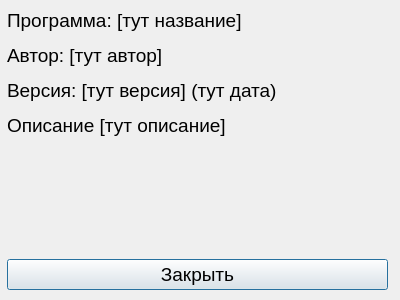
<?xml version="1.0" encoding="UTF-8"?>
<ui version="4.0">
 <class>About</class>
 <widget class="QDialog" name="About">
  <property name="geometry">
   <rect>
    <x>0</x>
    <y>0</y>
    <width>400</width>
    <height>300</height>
   </rect>
  </property>
  <property name="minimumSize">
   <size>
    <width>400</width>
    <height>300</height>
   </size>
  </property>
  <property name="maximumSize">
   <size>
    <width>400</width>
    <height>300</height>
   </size>
  </property>
  <property name="font">
   <font>
    <family>Tahoma</family>
    <pointsize>14</pointsize>
   </font>
  </property>
  <property name="windowTitle">
   <string>О программе</string>
  </property>
  <widget class="QWidget" name="verticalLayoutWidget">
   <property name="geometry">
    <rect>
     <x>7</x>
     <y>9</y>
     <width>381</width>
     <height>281</height>
    </rect>
   </property>
   <layout class="QVBoxLayout" name="verticalLayout">
    <item>
     <widget class="QLabel" name="label">
      <property name="font">
       <font>
        <family>Tahoma</family>
        <pointsize>14</pointsize>
       </font>
      </property>
      <property name="text">
       <string>&lt;html&gt;&lt;head/&gt;&lt;body&gt;&lt;p&gt;Программа: [тут название]&lt;/p&gt;&lt;p&gt;Автор: [тут автор]&lt;/p&gt;&lt;p&gt;Версия: [тут версия] (тут дата)&lt;/p&gt;&lt;p&gt;Описание [тут описание]&lt;/p&gt;&lt;/body&gt;&lt;/html&gt;</string>
      </property>
     </widget>
    </item>
    <item>
     <spacer name="verticalSpacer">
      <property name="orientation">
       <enum>Qt::Vertical</enum>
      </property>
      <property name="sizeHint" stdset="0">
       <size>
        <width>20</width>
        <height>40</height>
       </size>
      </property>
     </spacer>
    </item>
    <item>
     <widget class="QPushButton" name="pushButton">
      <property name="text">
       <string>Закрыть</string>
      </property>
     </widget>
    </item>
   </layout>
  </widget>
 </widget>
 <resources/>
 <connections/>
</ui>
